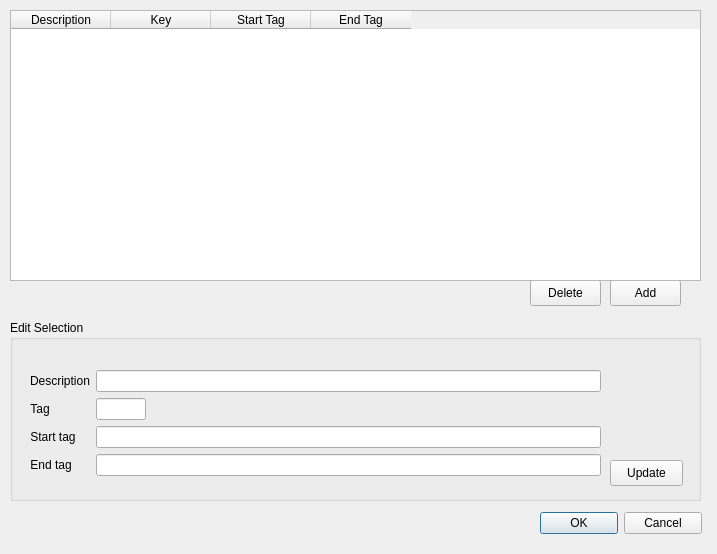
<?xml version="1.0" encoding="UTF-8"?>
<ui version="4.0">
 <class>displayTagEdit</class>
 <widget class="QWidget" name="displayTagEdit">
  <property name="geometry">
   <rect>
    <x>0</x>
    <y>0</y>
    <width>717</width>
    <height>554</height>
   </rect>
  </property>
  <property name="windowTitle">
   <string>Form</string>
  </property>
  <widget class="QGroupBox" name="editGroupBox">
   <property name="geometry">
    <rect>
     <x>10</x>
     <y>320</y>
     <width>691</width>
     <height>181</height>
    </rect>
   </property>
   <property name="title">
    <string>Edit Selection</string>
   </property>
   <widget class="QPushButton" name="updatePushButton">
    <property name="geometry">
     <rect>
      <x>600</x>
      <y>140</y>
      <width>73</width>
      <height>26</height>
     </rect>
    </property>
    <property name="text">
     <string>Update</string>
    </property>
   </widget>
   <widget class="QWidget" name="layoutWidget">
    <property name="geometry">
     <rect>
      <x>20</x>
      <y>50</y>
      <width>571</width>
      <height>114</height>
     </rect>
    </property>
    <layout class="QFormLayout" name="formLayout">
     <item row="0" column="0">
      <widget class="QLabel" name="descriptionLabel">
       <property name="text">
        <string>Description</string>
       </property>
       <property name="alignment">
        <set>Qt::AlignCenter</set>
       </property>
      </widget>
     </item>
     <item row="0" column="1">
      <widget class="QLineEdit" name="descriptionLineEdit"/>
     </item>
     <item row="1" column="0">
      <widget class="QLabel" name="tagLabel">
       <property name="text">
        <string>Tag</string>
       </property>
       <property name="alignment">
        <set>Qt::AlignCenter</set>
       </property>
      </widget>
     </item>
     <item row="1" column="1">
      <widget class="QLineEdit" name="tagLineEdit">
       <property name="maximumSize">
        <size>
         <width>50</width>
         <height>16777215</height>
        </size>
       </property>
       <property name="maxLength">
        <number>5</number>
       </property>
      </widget>
     </item>
     <item row="2" column="0">
      <widget class="QLabel" name="startTagLabel">
       <property name="text">
        <string>Start tag</string>
       </property>
       <property name="alignment">
        <set>Qt::AlignCenter</set>
       </property>
      </widget>
     </item>
     <item row="2" column="1">
      <widget class="QLineEdit" name="startTagLineEdit"/>
     </item>
     <item row="3" column="0">
      <widget class="QLabel" name="endTagLabel">
       <property name="text">
        <string>End tag</string>
       </property>
       <property name="alignment">
        <set>Qt::AlignCenter</set>
       </property>
      </widget>
     </item>
     <item row="3" column="1">
      <widget class="QLineEdit" name="endTagLineEdit"/>
     </item>
    </layout>
   </widget>
  </widget>
  <widget class="QDialogButtonBox" name="buttonBox">
   <property name="geometry">
    <rect>
     <x>540</x>
     <y>510</y>
     <width>162</width>
     <height>26</height>
    </rect>
   </property>
   <property name="standardButtons">
    <set>QDialogButtonBox::Cancel|QDialogButtonBox::Ok</set>
   </property>
  </widget>
  <widget class="QPushButton" name="deletePushButton">
   <property name="geometry">
    <rect>
     <x>530</x>
     <y>280</y>
     <width>71</width>
     <height>26</height>
    </rect>
   </property>
   <property name="text">
    <string>Delete</string>
   </property>
  </widget>
  <widget class="QPushButton" name="addPushButton">
   <property name="geometry">
    <rect>
     <x>610</x>
     <y>280</y>
     <width>71</width>
     <height>26</height>
    </rect>
   </property>
   <property name="text">
    <string>Add</string>
   </property>
  </widget>
  <widget class="QTableWidget" name="tagTableWidget">
   <property name="geometry">
    <rect>
     <x>10</x>
     <y>10</y>
     <width>691</width>
     <height>271</height>
    </rect>
   </property>
   <property name="horizontalScrollBarPolicy">
    <enum>Qt::ScrollBarAlwaysOff</enum>
   </property>
   <property name="editTriggers">
    <set>QAbstractItemView::NoEditTriggers</set>
   </property>
   <property name="alternatingRowColors">
    <bool>true</bool>
   </property>
   <property name="selectionMode">
    <enum>QAbstractItemView::SingleSelection</enum>
   </property>
   <property name="selectionBehavior">
    <enum>QAbstractItemView::SelectRows</enum>
   </property>
   <property name="cornerButtonEnabled">
    <bool>false</bool>
   </property>
   <column>
    <property name="text">
     <string>Description</string>
    </property>
   </column>
   <column>
    <property name="text">
     <string>Key</string>
    </property>
    <property name="textAlignment">
     <set>AlignHCenter|AlignVCenter|AlignCenter</set>
    </property>
   </column>
   <column>
    <property name="text">
     <string>Start Tag</string>
    </property>
   </column>
   <column>
    <property name="text">
     <string>End Tag</string>
    </property>
   </column>
  </widget>
 </widget>
 <resources/>
 <connections/>
</ui>
